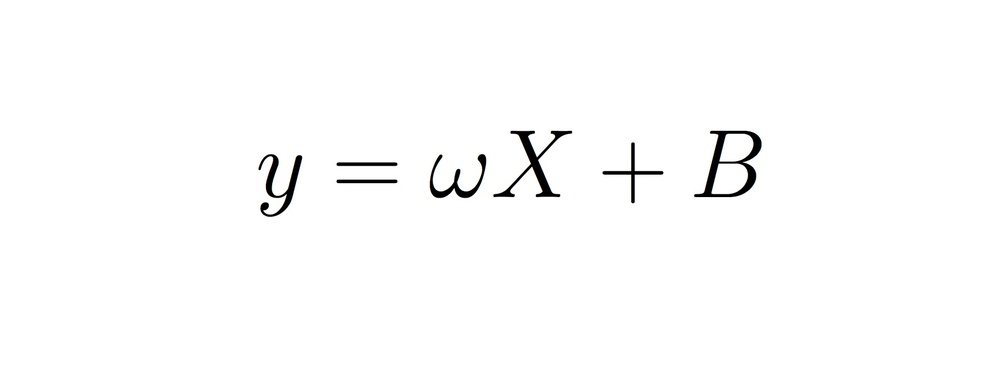
#> input picture actual_code/Equations/Clean/eq1_hr.jpg, 1000 x 388 px, shrunk from 1782 x 691 before the run, found by its file name
$ python pyrunner.py   (older library calls are emulated)
#> lines starting #> are read from the running program, lines starting #| are printed output that depends on the picture; after the words box and inside, x2 and y2 are one past the last pixel; in counts of white or black regions, pixels touching at a corner belong together
fileName = 'Equations\Clean\eq1_hr.jpg'

import cv2
img = cv2.imread(fileName, 0)
#> img: shape (388, 1000); min 0, max 255, mean 252
print(img)
#> (printed output is left out)
cv2.threshold(img,0,255,cv2.THRESH_BINARY+cv2.THRESH_OTSU,img)
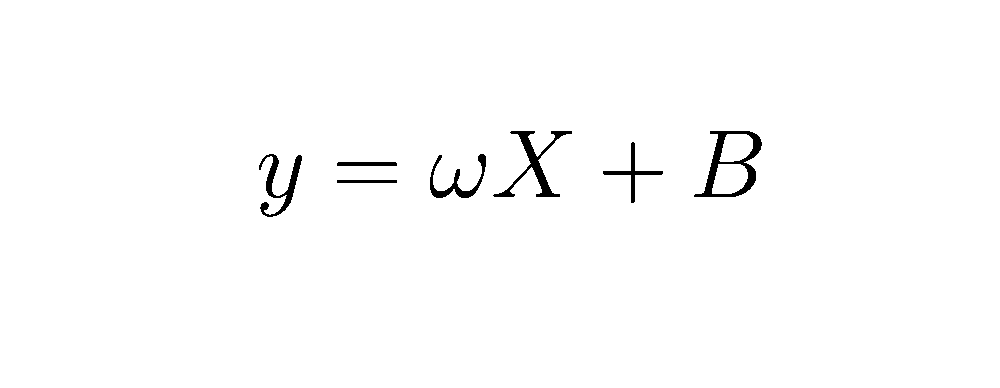
#> img: shape (388, 1000); 98.8% white; 7 black regions
image, contours, hier = cv2.findContours(img, cv2.RETR_EXTERNAL,cv2.CHAIN_APPROX_NONE)
#> contours = 1 contour; box (x1, y1, x2, y2) and area: (0, 0, 1000, 388) 386613
contours = sorted(contours, key=lambda ctr: cv2.boundingRect(ctr)[0])
cv2.imshow("contours", img)
cv2.waitKey(0)
d=0
for ctr in contours:
    # Get bounding box
    x, y, w, h = cv2.boundingRect(ctr)
    # Getting ROI
    roi = image[y:y+h, x:x+w]

    cv2.imshow('character: %d'%d,roi)
    cv2.imwrite('character_%d.png'%d, roi)
    cv2.waitKey(0)
    cv2.destroyAllWindows()
    d+=1
#> this loop made 1 pass
#> (x, y, w, h, d) on pass 1: (0, 0, 1000, 388, 1)
#> after the loop, d = 1

$ run again, with actual_code/Equations/Clean/eq10_hr.jpg copied over actual_code/Equations/Clean/eq1_hr.jpg
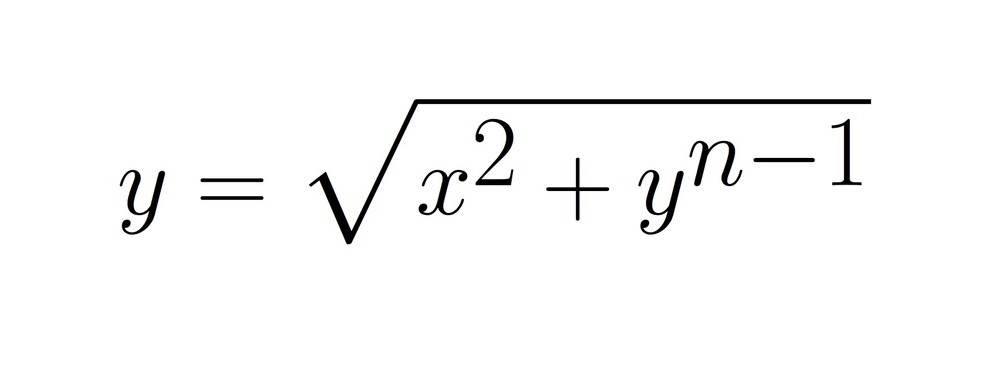
#> input picture actual_code/Equations/Clean/eq10_hr.jpg, 1000 x 389 px, shrunk from 1724 x 670 before the run, found by its file name
#> (printed output is left out)
#> `cv2.threshold(img,0,255,cv2.THRESH_BINARY+cv2.THRESH_OTSU,img)`:
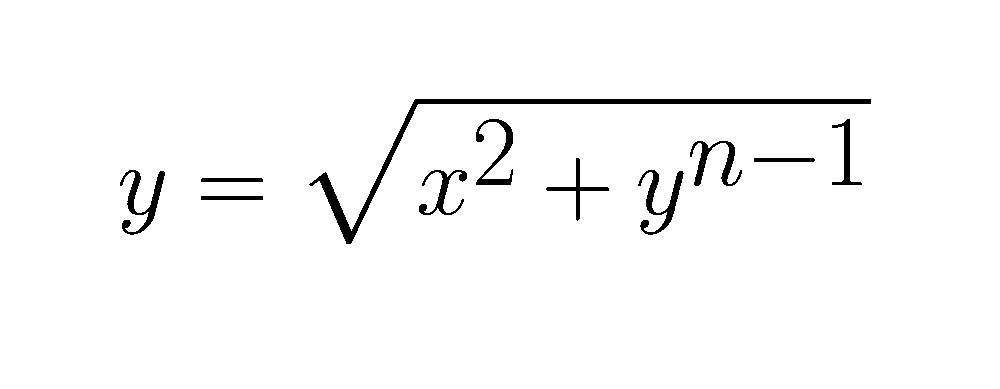
#> img: shape (389, 1000); 97.6% white; 11 black regions
#> contours = 1 contour; box (x1, y1, x2, y2) and area: (0, 0, 1000, 389) 387612
#> the loop `for ctr in contours:` made 1 pass
#> (x, y, w, h, d) on pass 1: (0, 0, 1000, 389, 1)
#> after the loop `for ctr in contours:`: d = 1

$ run again, with actual_code/Equations/Clean/eq11_hr.jpg copied over actual_code/Equations/Clean/eq1_hr.jpg
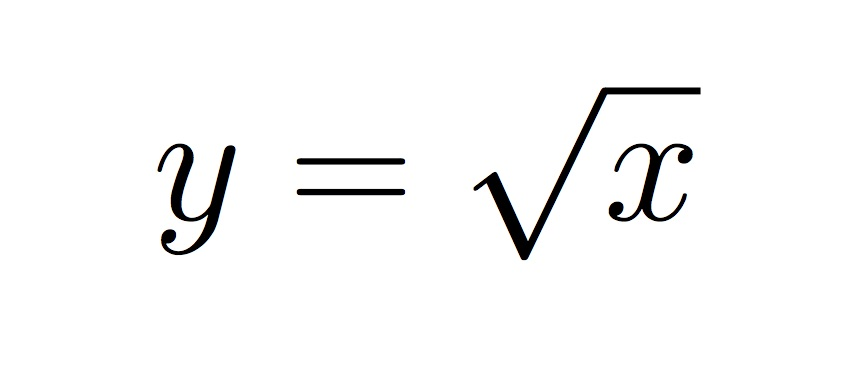
#> input picture actual_code/Equations/Clean/eq11_hr.jpg, 848 x 388 px, found by its file name
#> (printed output is left out)
#> `cv2.threshold(img,0,255,cv2.THRESH_BINARY+cv2.THRESH_OTSU,img)`:
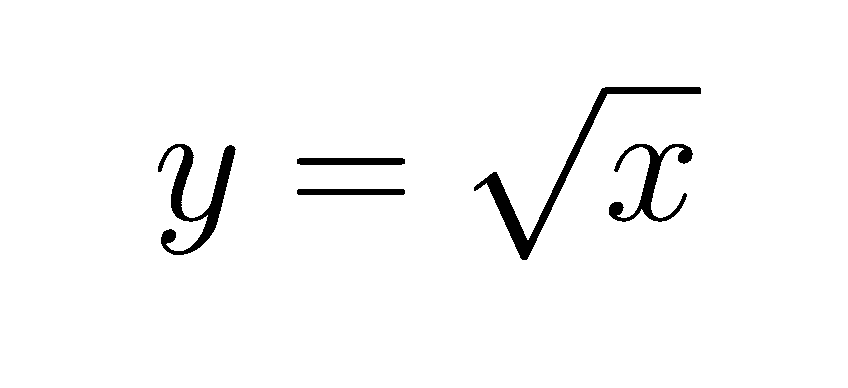
#> img: shape (388, 848); 97.3% white; 5 black regions
#> contours = 1 contour; box (x1, y1, x2, y2) and area: (0, 0, 848, 388) 327789
#> the loop `for ctr in contours:` made 1 pass
#> (x, y, w, h, d) on pass 1: (0, 0, 848, 388, 1)
#> after the loop `for ctr in contours:`: d = 1

$ run again, with actual_code/Equations/Clean/eq12_hr.jpg copied over actual_code/Equations/Clean/eq1_hr.jpg
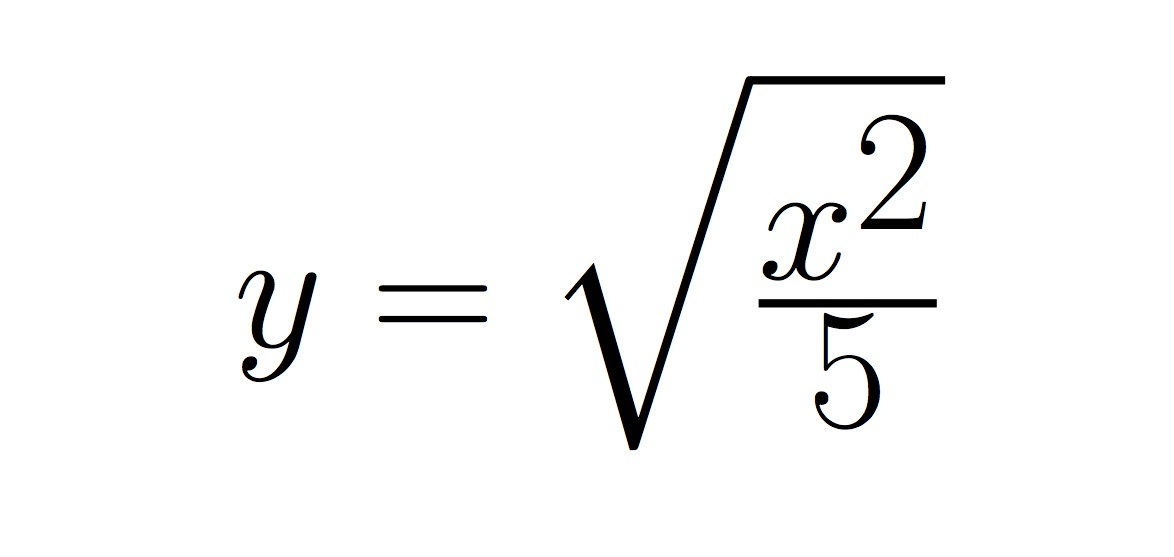
#> input picture actual_code/Equations/Clean/eq12_hr.jpg, 1174 x 557 px, found by its file name
#> (printed output is left out)
#> `cv2.threshold(img,0,255,cv2.THRESH_BINARY+cv2.THRESH_OTSU,img)`:
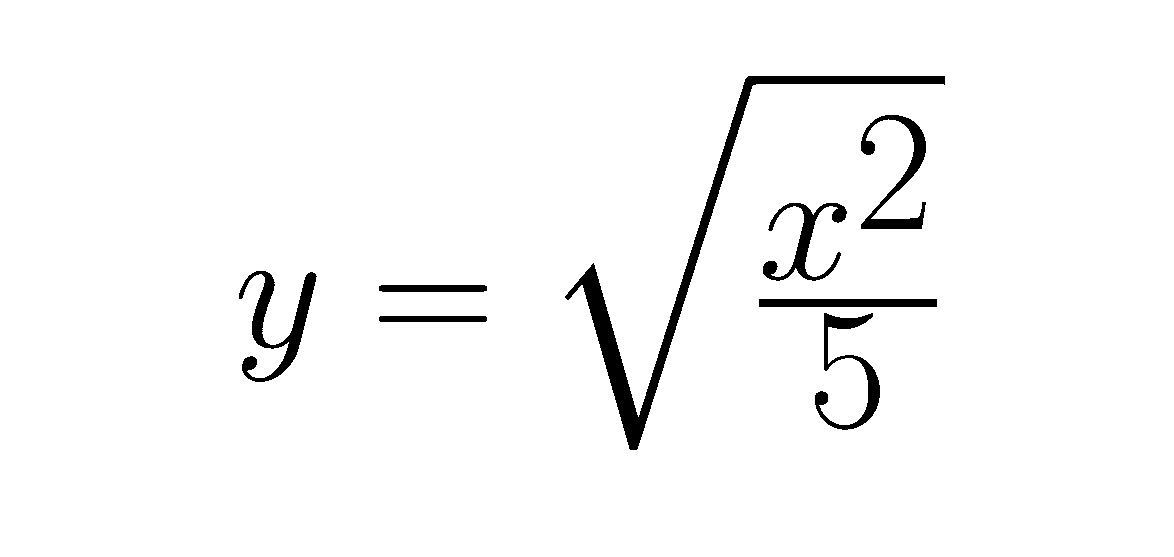
#> img: shape (557, 1174); 97.1% white; 8 black regions
#> contours = 1 contour; box (x1, y1, x2, y2) and area: (0, 0, 1174, 557) 652188
#> the loop `for ctr in contours:` made 1 pass
#> (x, y, w, h, d) on pass 1: (0, 0, 1174, 557, 1)
#> after the loop `for ctr in contours:`: d = 1
